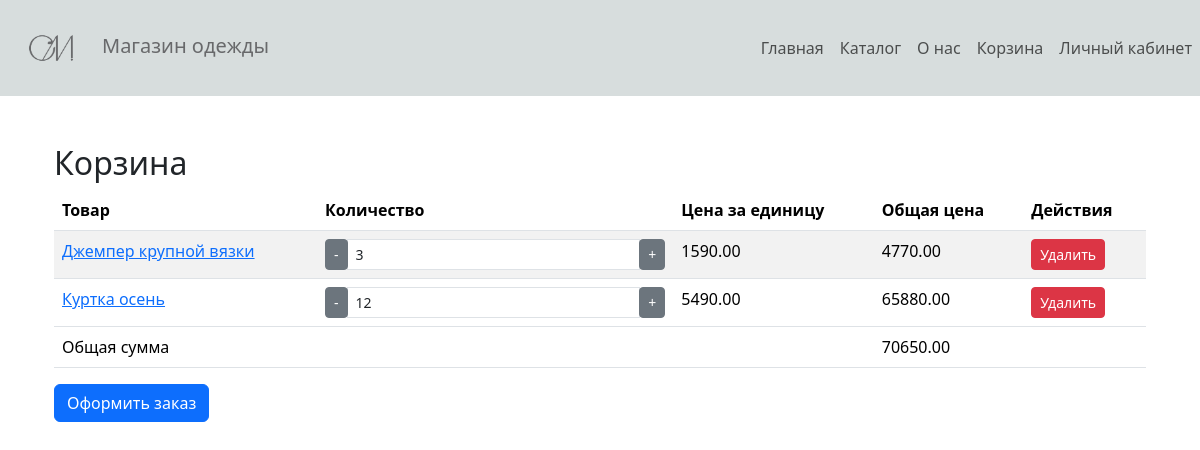
/cart (signed in), run on the app's committed database.
### shop/models.py (models this page shows, shortened)
class CartItem(models.Model):
    cart = models.ForeignKey('Cart', on_delete=models.CASCADE, related_name='cart_items')
    product = models.ForeignKey(Product, on_delete=models.CASCADE)
    quantity = models.PositiveIntegerField(default=1)

class Product(models.Model):
    category = models.ManyToManyField(
        Category,
        related_name="clothes",
        verbose_name="Категория",
        blank=False,
    )
    name = models.CharField(
        max_length=200,
        verbose_name="Название",
    )
    description = models.TextField(
        blank=True,
        verbose_name="Описание",
    )
    images = models.ManyToManyField("ProductImage", blank=True, related_name="products")
    image_preview = models.ImageField(verbose_name="Превью", default="default.jpg", blank=True)
    stock = models.PositiveIntegerField(default=0, verbose_name="На складе")
    price = models.DecimalField(
        max_digits=15,
        decimal_places=2,
        verbose_name="Цена",
    )
    created = models.DateTimeField(auto_now_add=True, verbose_name="Создан")
    updated = models.DateTimeField(auto_now=True, verbose_name="Обновлен")
    class Meta:
        ordering = ("name",)
        verbose_name = "Товар"
        verbose_name_plural = "Товары"

### shop/views.py (the view)
# urls.py: path('cart', CartView.as_view(), name='cart'),
class CartView(LoginRequiredMixin, ListView):
    model = CartItem
    template_name = 'shop/cart.html'
    context_object_name = 'cart_items'
    def get_context_data(self, **kwargs):
        context = super().get_context_data(**kwargs)
        context["total_price"] = sum(cart_item.total_price for cart_item in context['cart_items'])
        return context
    def get_queryset(self):
        cart = Cart.objects.get_or_create(user=self.request.user)[0]
        return cart.cart_items.all().annotate(total_price=F('product__price')*F('quantity'))

### templates/shop/cart.html (shortened to what this page needs)
{% extends 'basev2.html' %}
{% load static %}
{% block content %}
<div class="container mt-5">
  <div class="row">
    <div class="col-md-12">
      <h2>Корзина</h2>
      {% if cart_items %}
        <table class="table table-striped">
          <thead>
            <tr>
              <th>Товар</th>
              <th>Количество</th>
              <th>Цена за единицу</th>
              <th>Общая цена</th>
              <th>Действия</th>
            </tr>
          </thead>
          <tbody>
            {% for item in cart_items %}
              <tr>
                <td><a href="{% url 'product_detail' item.product.id %}">{{ item.product.name }}</a></td>
                <td>
                  <div class="input-group">
                      <span class="input-group-btn">
                          <button class="btn btn-sm btn-secondary" type="button" data-product-id="{{ item.product.id }}" data-action="decrement">-</button>
                      </span>
                    <input type="text" class="form-control form-control-sm" value="{{ item.quantity }}" data-product-id="{{ item.product.id }}" data-action="quantity">
                    <span class="input-group-btn">
                          <button class="btn btn-sm btn-secondary" type="button" data-product-id="{{ item.product.id }}" data-action="increment">+</button>
                    </span>
                  </div>
                </td>
                <td>{{ item.product.price|floatformat:2 }}</td>
                <td>{{ item.total_price|floatformat:2 }}</td>
                <td>
                  <a href="#" class="btn btn-danger btn-sm">Удалить</a>
                </td>
              </tr>
            {% endfor %}
          </tbody>
          <tfoot>
            <tr>
              <td colspan="3">Общая сумма</td>
              <td>{{ total_price|floatformat:2 }}</td>
              <td></td>
            </tr>
          </tfoot>
        </table>
        <a href="#" class="btn btn-primary">Оформить заказ</a>
      {% else %}
        <p>Ваша корзина пуста.</p>
      {% endif %}
    </div>
  </div>
</div>
{% endblock %}

### data on the page
CartItem: product.name "Джемпер крупной вязки", quantity "3", product.price "1590.00", total_price "4770.00"
CartItem: product.name "Куртка осень", quantity "12", product.price "5490.00", total_price "65880.00"

### other printed values
{{ total_price|floatformat:2 }} "70650.00"
